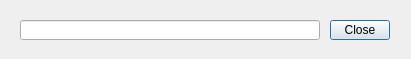
<?xml version="1.0" encoding="UTF-8"?>
<ui version="4.0">
 <class>Dialog</class>
 <widget class="QDialog" name="Dialog">
  <property name="geometry">
   <rect>
    <x>0</x>
    <y>0</y>
    <width>411</width>
    <height>59</height>
   </rect>
  </property>
  <property name="windowTitle">
   <string>クリップボード</string>
  </property>
  <widget class="QLineEdit" name="lineEdit">
   <property name="geometry">
    <rect>
     <x>20</x>
     <y>20</y>
     <width>300</width>
     <height>20</height>
    </rect>
   </property>
   <property name="font">
    <font>
     <pointsize>11</pointsize>
    </font>
   </property>
  </widget>
  <widget class="QPushButton" name="pushButton">
   <property name="geometry">
    <rect>
     <x>330</x>
     <y>20</y>
     <width>60</width>
     <height>20</height>
    </rect>
   </property>
   <property name="text">
    <string>Close</string>
   </property>
  </widget>
 </widget>
 <resources/>
 <connections>
  <connection>
   <sender>lineEdit</sender>
   <signal>returnPressed()</signal>
   <receiver>pushButton</receiver>
   <slot>click()</slot>
   <hints>
    <hint type="sourcelabel">
     <x>224</x>
     <y>35</y>
    </hint>
    <hint type="destinationlabel">
     <x>370</x>
     <y>38</y>
    </hint>
   </hints>
  </connection>
  <connection>
   <sender>pushButton</sender>
   <signal>clicked()</signal>
   <receiver>Dialog</receiver>
   <slot>reject()</slot>
   <hints>
    <hint type="sourcelabel">
     <x>377</x>
     <y>27</y>
    </hint>
    <hint type="destinationlabel">
     <x>394</x>
     <y>8</y>
    </hint>
   </hints>
  </connection>
 </connections>
</ui>
